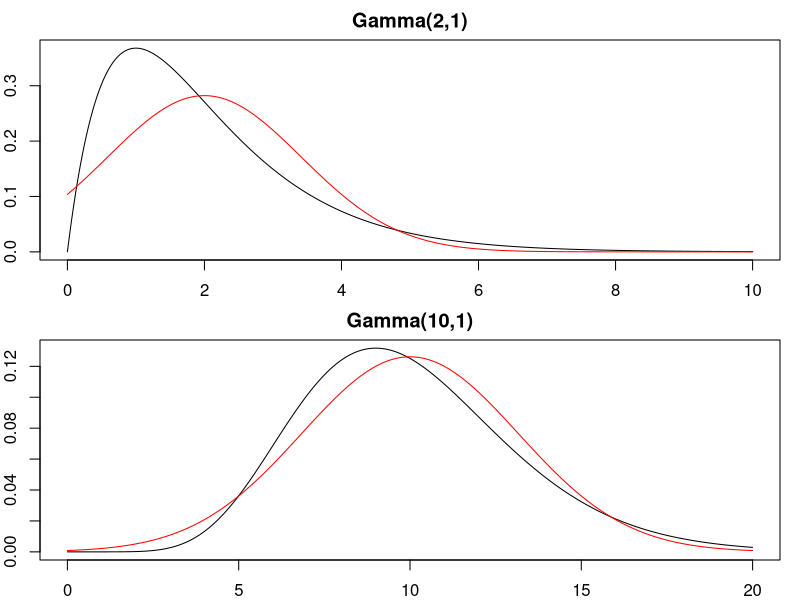
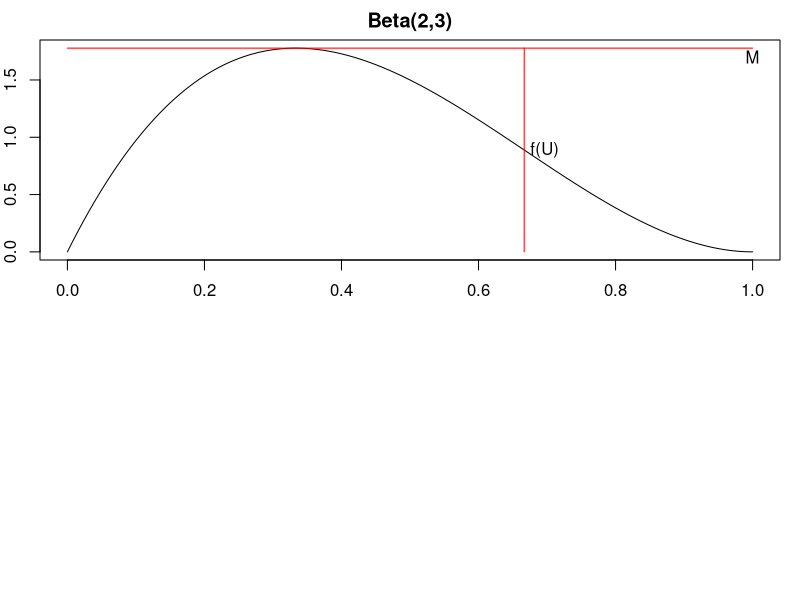
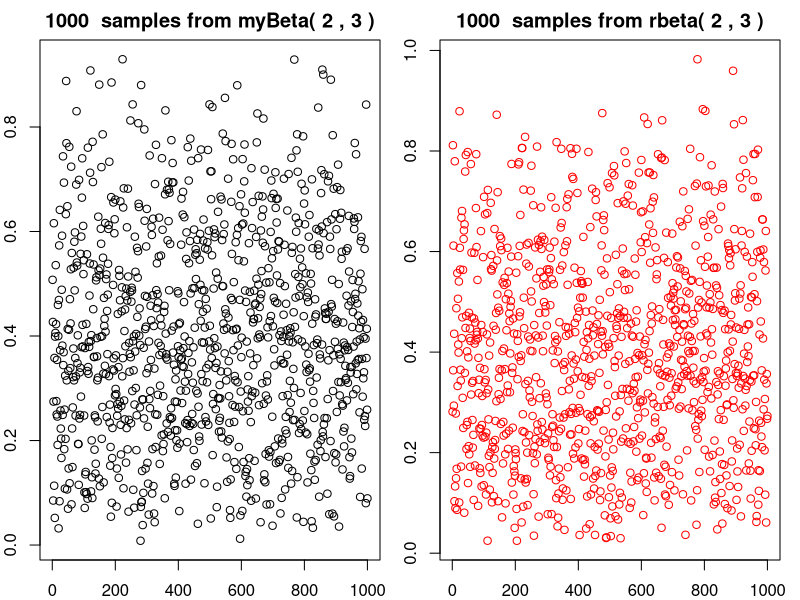
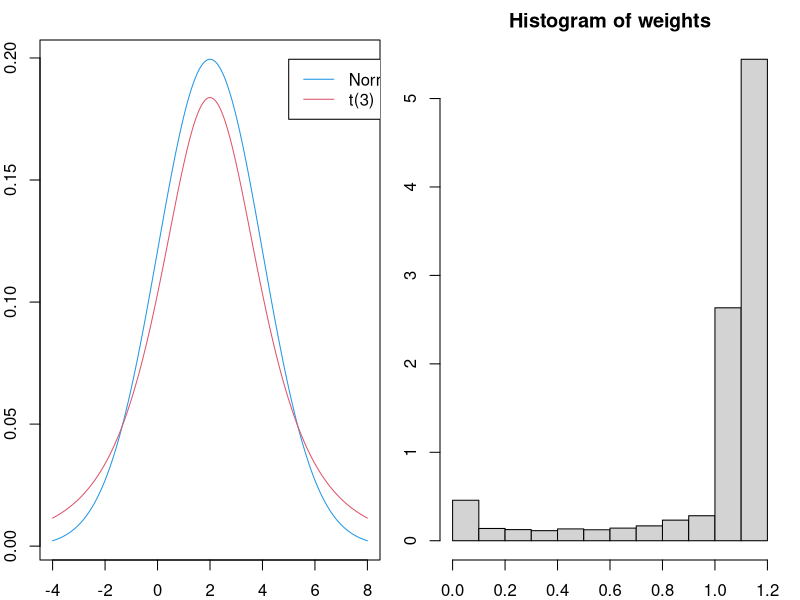
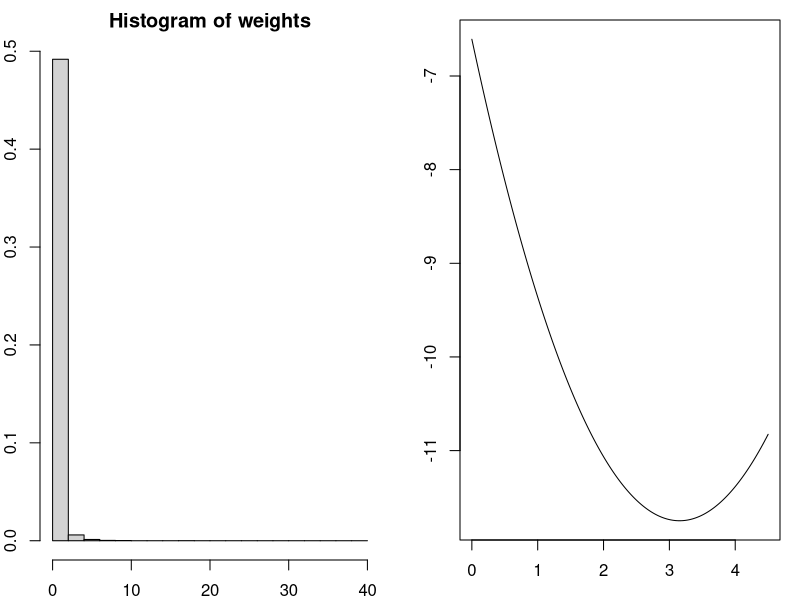

Reproduce these figures in R, in order.
## ---- chunk 1
knitr::opts_chunk$set(echo = TRUE)
## ---- chunk 2
x = seq(0,10,by=0.001)
y = dgamma(x,shape = 2,scale=1)
par(mfrow=c(2,1),mar=c(2,2,2,1))
plot(x,y,type="l",xlab = "x",ylab="density",main="Gamma(2,1)")
z = dnorm(x,2,sqrt(2))
lines(x,z,col="red")

x = seq(0,20,by=0.001)
y = dgamma(x,shape = 10,scale=1)
plot(x,y,type="l",xlab = "x",ylab="density",main="Gamma(10,1)")
z = dnorm(x,10,sqrt(10))
lines(x,z,col="red")
## ---- chunk 3
x = seq(0,1,by=0.001)
y = dbeta(x,shape1 = 2,shape2=3)
par(mar=c(2,2,2,1))
plot(x,y,type="l",xlab = "x",ylab="density",main="Beta(2,3)")
lines(x=c(2/3,2/3),y=c(0,dbeta(1/3,shape1 = 2,shape2=3)),col="red")
lines(x=c(0,1),y=c(dbeta(1/3,shape1 = 2,shape2=3),dbeta(1/3,shape1 = 2,shape2=3)),col="red")
text(1,1.7,"M")
text(2/3+0.03,dbeta(2/3,shape1 = 2,shape2=3),"f(U)")

## ---- chunk 4
myBeta <- function(n,alpha,beta){
  if(alpha<=1 | beta<=1)
    stop("alpha, beta cannot be <= 1")
  M = dbeta((alpha-1)/(alpha+beta-2),alpha,beta)
  x = rep(0,n)
  for(i in 1:n){
    while (TRUE){
      U = runif(1)
      if(dbeta(U,alpha,beta)>= M*runif(1)){
        x[i] = U
        break
      }
    }
  }
  return(x)
}

## ---- chunk 5
n = 1000
alpha = 2
beta = 3
set.seed(10)
y = myBeta(n,alpha,beta)
y2 = rbeta(n,alpha,beta)
par(mfrow=c(1,2))
plot(1:n,y,xlab="",ylab="",main=paste(n," samples from myBeta(",alpha,",",beta,")"))
plot(1:n,y2,col="red",xlab="",ylab="",main=paste(n," samples from rbeta(",alpha,",",beta,")"))
## ---- chunk 6
set.seed(10);y = myBeta(n,2,3);y2 = rbeta(n,2,3)
output = data.frame(mean=c(mean(y),mean(y2),0.4),sd=c(sd(y),sd(y2),0.2),row.names=c("myBeta","dbeta","true values"))
knitr::kable(output,caption="")

## ---- chunk 7
mu =  2
sigma = 2
x = seq(-3*sigma,3*sigma,by=0.001)+mu
par(mar=c(2,2,2,1))
y = dnorm(x,mu,sigma)
plot(x,y,type="l",col=4)
z = dt((x-mu)/sigma,3)/sigma
lines(x,z,col=2)
legend(1.5*sigma+mu,max(y),legend = c("Normal","t(3)"),col=c(4,2),lty=c(1,1))
## ---- chunk 8
set.seed(10)
mu =  2
sigma = 2
df = 3
n = 10000
x = rt(n,df)*sigma+mu
weight = dnorm(x,mu,sigma)/dt((x-mu)/sigma,df)*sigma

eff_size = sum(weight)^2/sum(weight^2)
print(paste("Effective sample size is ", round(eff_size),"/",n))

hist(weight,freq=FALSE, xlab="weights", main="Histogram of weights",breaks = 10)
nn = c(100,1000,10000)
num = length(nn)
re = matrix(0,2,num+1)
for (i in 1:num) {
  x = rt(nn[i],df)*sigma+mu
  weight = dnorm(x,mu,sigma)/dt((x-mu)/sigma,df)*sigma
  re[1,i] = mean(x*weight)
  re[2,i] = mean(x^2*weight)-re[1,i]^2
}

re[,num+1]=c(mu,sigma^2)
row.names(re)=c("Mean","Variance")
colnames(re)=c(paste("n=",nn,sep=""),"exact_value")
knitr::kable(re,caption = "")

## ---- chunk 9
set.seed(10)
mu =  2
sigma = 2
df = 3
n = 10000
x = rnorm(n,mu,sigma)
weight = dt((x-mu)/sigma,df)/sigma/dnorm(x,mu,sigma)

eff_size = sum(weight)^2/sum(weight^2)
print(paste("Effective sample size is ", round(eff_size),"/",n))

hist(weight,freq=FALSE, xlab="weights", main="Histogram of weights")
nn = c(100,1000,10000)
num = length(nn)
re = matrix(0,2,num+1)
for (i in 1:num) {
  x = rnorm(nn[i],mu,sigma)
  weight = dt((x-mu)/sigma,df)/sigma/dnorm(x,mu,sigma)
  re[1,i] = mean(x*weight)
  re[2,i] = mean(x^2*weight)-re[1,i]^2
}

re[,num+1]=c(mu,df/(df-2)*sigma^2)
row.names(re)=c("Mean","Variance")
colnames(re)=c(paste("n=",nn,sep=""),"exact_value")
knitr::kable(re,caption = "")

## ---- chunk 10
c = 3
theta = seq(0,4.5,by=0.001)
y = theta^2+log(1-pnorm(c+theta))
par(mar=c(3,3,1,1))
plot(theta,y,type="l")
id = which.min(y)
theta_opt = theta[id]
exact = 1-pnorm(c)
VRF = (exp(y[1])/sqrt(2*pi)-exact^2)/(exp(y[id])/sqrt(2*pi)-exact^2)
print(paste("the threshold c =", c))
print(paste("the true value is",exact))
print(paste("the optimal theta is",theta_opt))
print(paste("variance reduction factor is",round(VRF)))

